Frame 1 (no input): blank canvas, image omitted
Frame 60 (no input): blank canvas, image omitted
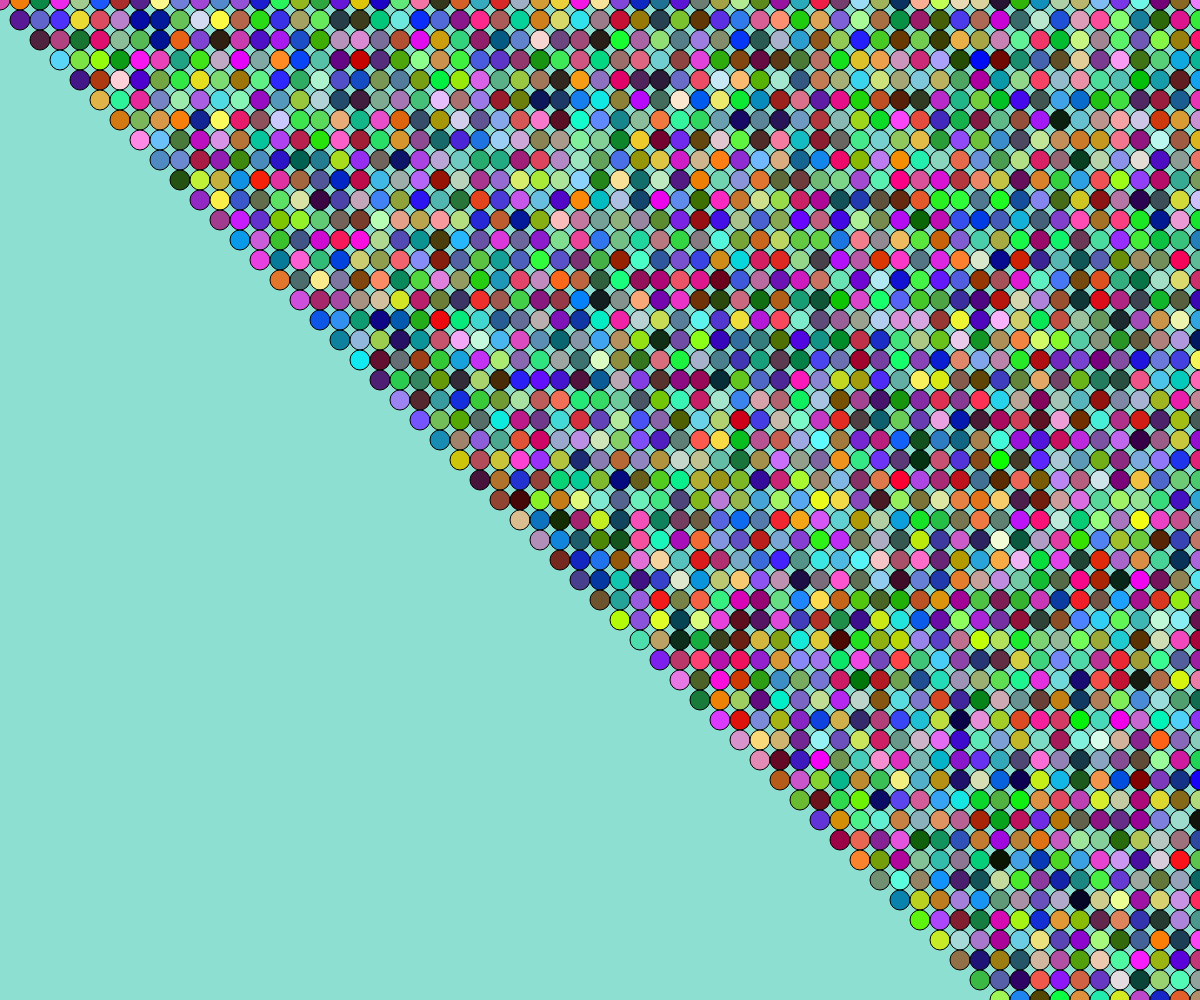
Frame 120 (the mouse pressed at the canvas centre since frame 60)

The p5.js sketch whose frames 1 and 60 were blank and that drew this single picture after the mouse press (run headless with seeded random() and noise() and a simulated clock; from frame 60 on, the mouse is pressed at the canvas centre):

// p5.js sketch
// ── sketch.js
var option = 1;
function setup() {
  createCanvas(windowWidth, windowHeight);
  noFill();
}

function draw() {
  background(141, 223, 210);
  var density = map(mouseX, 0, width, 20, 50);

   if (option == 1) {
     noFill();
    // Option 4:  arcs
    var count = 500;
    for (var x = 50; x <= width-50; x += density) {
      for (var y = 50; y <= height-50; y+=density) {
        var s = map(count, 120, 0, 0, TWO_PI*2);
        arc(x, y, 14, 14, s, s + PI);
        count--;
      }
    }
  }


  else if (option == 2){
  // Option 5: colors

      for (var y = 0; y < height+10; y += 20) {
          for (var x = 0; x < width+10; x += 20) {
            fill(random(255), random(255), random(255));
            var d = 20;
            ellipse (x + y, y, d, d);
        }
      }
  }
}




function mousePressed() {
  option++;
  if (option > 2) option = 1;
}
